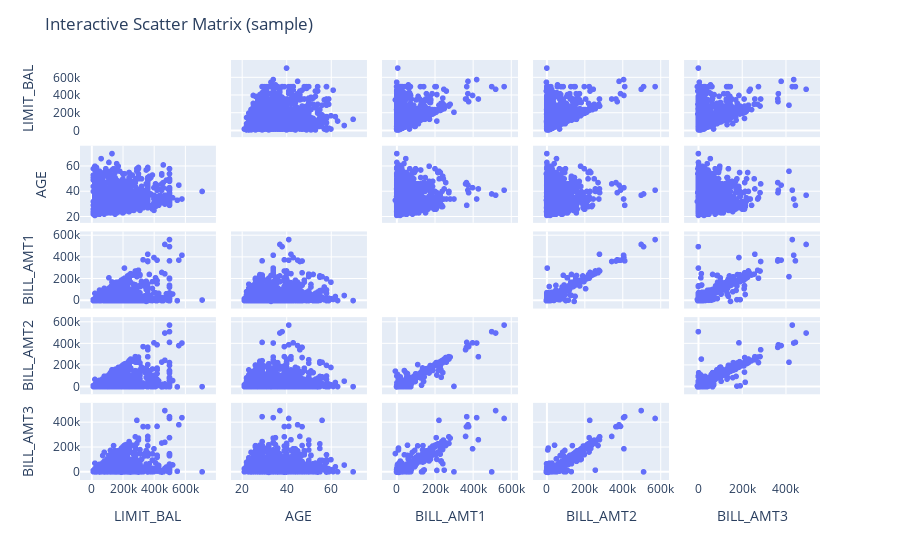

Notebook cell for this chart:
### Markdown cell above
## Interactive Scatter Matrix
Plotly (sample of rows).

### Code cell
cols = numeric_cols[:5]
smp = df[cols].sample(n=min(1000, len(df)), random_state=42)
fig = px.scatter_matrix(smp)
fig.update_traces(diagonal_visible=False)
fig.update_layout(title='Interactive Scatter Matrix (sample)')
fig.show()

### Figure 1 — Plotly figure (JSON) as saved in the notebook; plotly's stock layout.template omitted (floating-point values rounded to 4 significant figures; data arrays with more than 128 entries replaced by an {"elided": "..."} marker saying what was removed)
{"data": [{"diagonal": {"visible": false}, "dimensions": [{"axis": {"matches": true}, "label": "LIMIT_BAL", "values": {"elided": "1000 int values"}}, {"axis": {"matches": true}, "label": "AGE", "values": {"elided": "1000 int values"}}, {"axis": {"matches": true}, "label": "BILL_AMT1", "values": {"elided": "1000 int values"}}, {"axis": {"matches": true}, "label": "BILL_AMT2", "values": {"elided": "1000 int values"}}, {"axis": {"matches": true}, "label": "BILL_AMT3", "values": {"elided": "1000 int values"}}], "hovertemplate": "%{xaxis.title.text}=%{x}<br>%{yaxis.title.text}=%{y}<extra></extra>", "legendgroup": "", "marker": {"color": "#636efa", "symbol": "circle"}, "name": "", "showlegend": false, "type": "splom"}], "layout": {"dragmode": "select", "legend": {"tracegroupgap": 0}, "margin": {"t": 60}, "title": {"text": "Interactive Scatter Matrix (sample)"}}}
